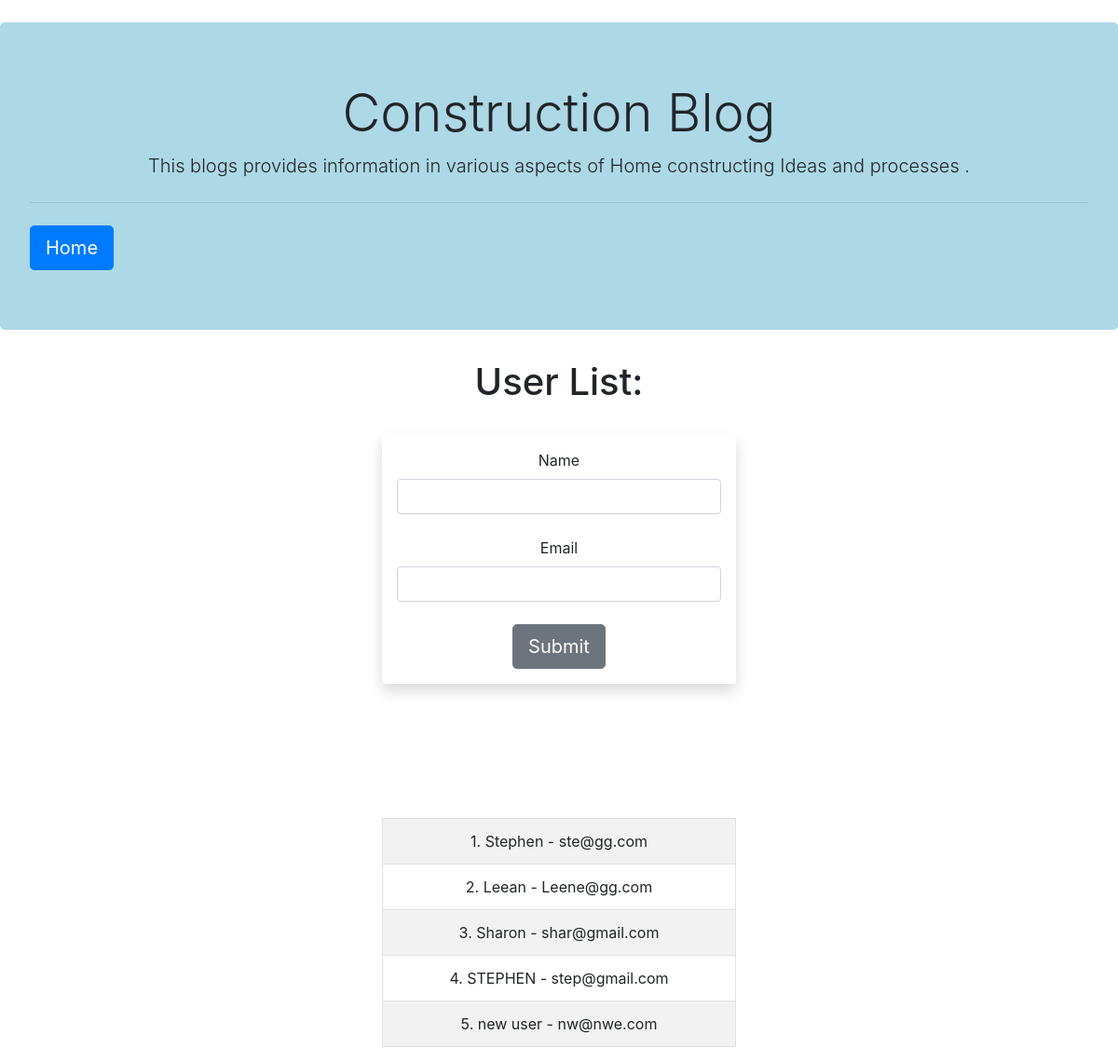
The app's page /add_user with its own data.
### app.py (models this page shows, shortened)
class Users(db.Model):
    id = db.Column(db.Integer, primary_key = True)
    name = db.Column(db.String(200), nullable = False)
    email = db.Column(db.String(120), nullable = False, unique = True)
    date_added = db.Column(db.DateTime, default = datetime.utcnow)
    posts = db.relationship('Posts', backref = 'author', lazy = True)

### app.py (the view, shortened to what this page needs)
@app.route('/add_user', methods = ['GET', 'POST'])
def add_user():
    name = None
    form = UserForm()
    our_users = Users.query.order_by(Users.date_added)
    return render_template('add_user.html', form=form, name = name, our_users = our_users)

### app.py
class UserForm(FlaskForm):
    name = StringField("Name", validators= [DataRequired()])
    email = StringField("Email", validators= [DataRequired()])
    submit = SubmitField("Submit")

### templates/add_user.html (shortened to what this page needs)
<!doctype html>
<html lang="en">
  <head>
<link rel="stylesheet" href="https://cdn.jsdelivr.net/npm/bootstrap@4.5.3/dist/css/bootstrap.min.css">
  </head>
  <div>
<div class="jumbotron" style="background-color:lightblue" >
    <div class="text-center">
         <h1 class="display-4">Construction Blog</h1>
             <p class="lead">This blogs provides information in various aspects of Home constructing Ideas and processes  .</p>
                <hr class="my-4">
    </div>
                <a class="btn btn-primary btn-lg" href="{{ url_for('home_page') }}" role="button">Home</a>
</div>
  </div>
  <div class="row gx-4 gx-lg-5 justify-content-center"><div class="col-lg-4 text-center mb-5 mb-lg-0">
{% if name %}
    <h1> User {{ name }} Added !!</h1>
    <br/><br/><br/>
<table class="table table-hover table-bordered table-striped">
{% for our_user in our_users %}
        <tr>
        <td>
        {{ our_user.id }}. {{ our_user.name }} - {{ our_user.email }}<br/>
        </td>
        </tr>
{% endfor %}
</table>
    <br/><br/>
{% else %}
    <h1> User List:</h1>
    <br/>
<div class="shadow p-3 mb-5 bg-body rounded">
    <form method="POST">
        {{ form.name.label(class="form-label") }}
        {{ form.name(class="form-control") }}
        <br/>
        {{form.email.label(class="form-label")}}
        {{form.email(class="form-control")}}
        <br/>
        {{form.submit(class="btn btn-secondary btn-lg")}}
    </form>
</div>
<br/><br/>  <br/><br/>
<table class="table table-hover table-bordered table-striped">
{% for our_user in our_users %}
        <tr>
        <td>
        {{ our_user.id }}. {{ our_user.name }} - {{ our_user.email }}<br/>
        </td>
        </tr>
{% endfor %}
</table>
  </div>
</div>
{% endif %}

### records on screen
Users: id "1", name "Stephen", email "ste@gg.com"
Users: id "2", name "Leean", email "Leene@gg.com"
Users: id "3", name "Sharon", email "shar@gmail.com"
Users: id "4", name "STEPHEN", email "step@gmail.com"
Users: id "5", name "new user", email "nw@nwe.com"
